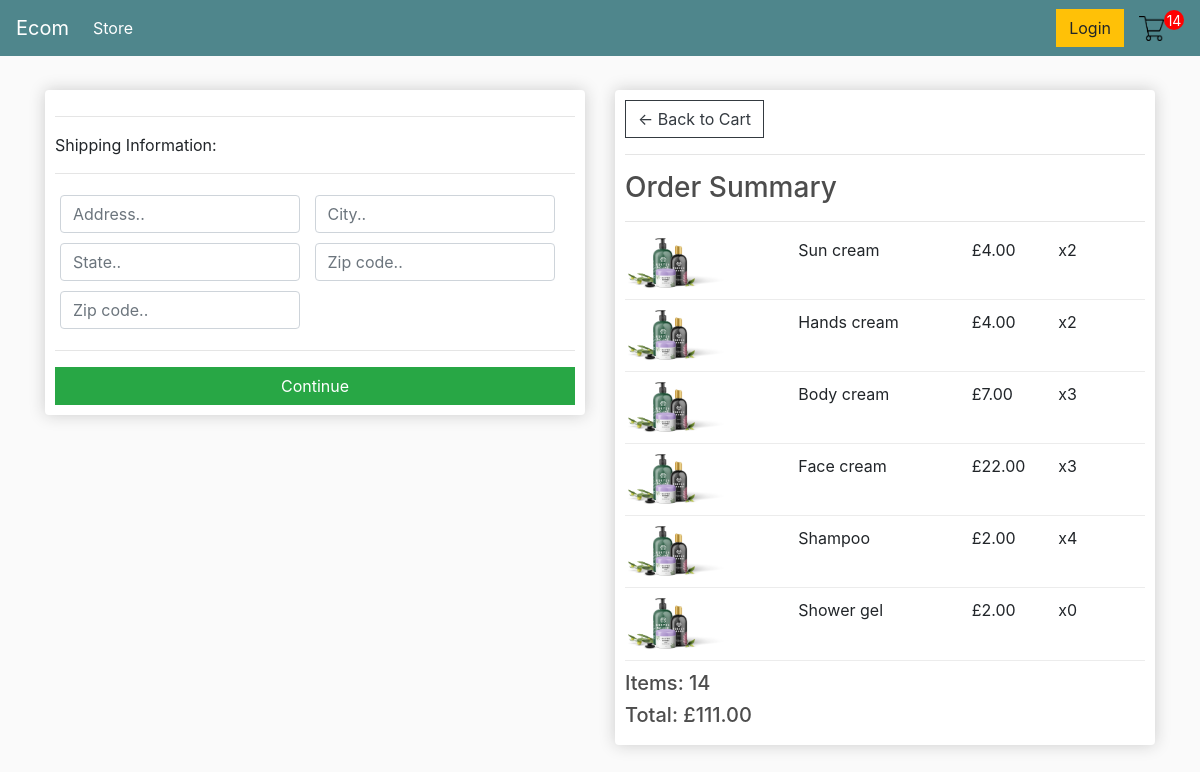
/checkout/ (signed in), run on an earlier commit of the app's database.
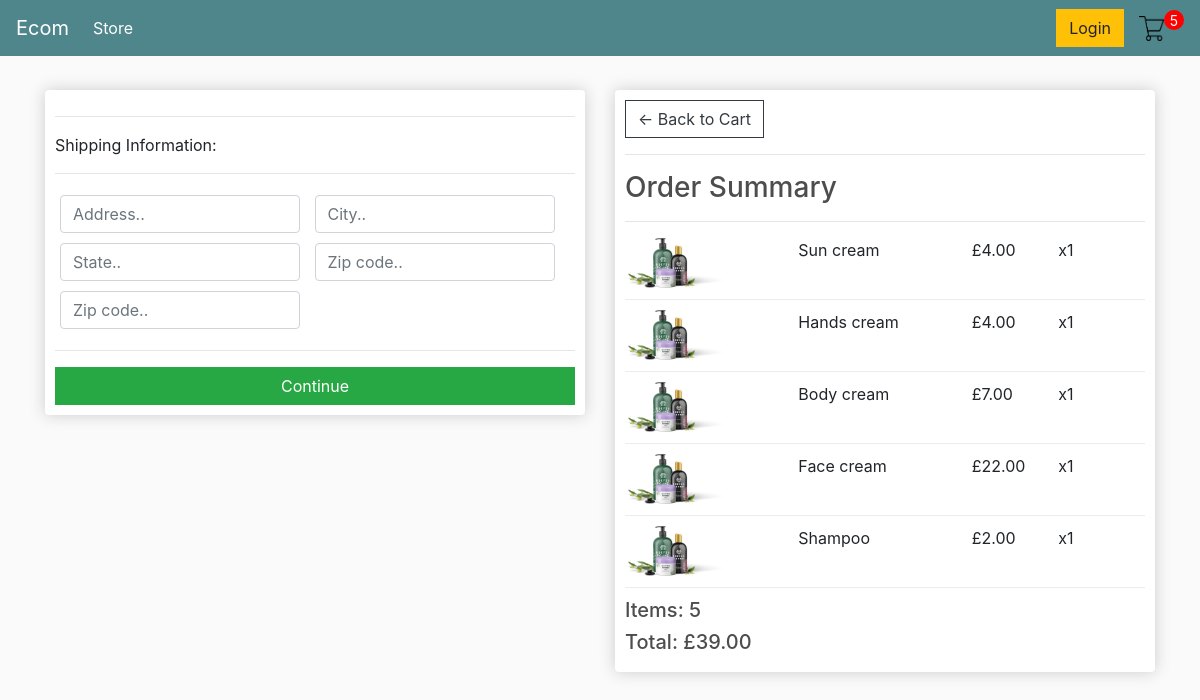
And on a later commit of the database.
### store/models.py (models this page shows, shortened)
class OrderItem(models.Model):
    product = models.ForeignKey(Product, on_delete=models.SET_NULL, null=True, blank=True)
    order = models.ForeignKey(Order, on_delete=models.SET_NULL, null=True, blank=True)
    quantity = models.IntegerField(default=0, null=True, blank=True)
    date_added = models.DateTimeField(auto_now_add=True)
    @property
    def get_total(self):
        total = self.product.price * self.quantity
        return total

class Product(models.Model):
    name = models.CharField(max_length=200, null=True)
    price = models.FloatField()
    digital = models.BooleanField(default=False, null=True, blank=False)
    image = models.ImageField(null=True, blank=True)

class Order(models.Model):
    customer = models.ForeignKey(Customer, on_delete=models.SET_NULL, null=True, blank=True)
    date_ordered = models.DateTimeField(auto_now_add=True)
    complete = models.BooleanField(default=False, blank=False)
    transaction_id = models.CharField(max_length=100, null=True)
    @property
    def shipping(self):
        shipping = False
        orderitems = self.orderitem_set.all()
        for i in orderitems:
            if i.product.digital == False:
                shipping = True
        return shipping
    @property
    def get_cart_total(self):
        orderitems = self.orderitem_set.all()
        total = sum([item.get_total for item in orderitems])
        return total
    @property
    def get_cart_items(self):
        orderitems = self.orderitem_set.all()
        total = sum([item.quantity for item in orderitems])
        return total

### store/views.py (the view)
# urls.py: path('checkout/', views.checkout, name="checkout"),
def checkout(request):
	if request.user.is_authenticated:
		customer = request.user.customer
		order, created = Order.objects.get_or_create(customer=customer, complete=False)
		items = order.orderitem_set.all()
		cartItems = order.get_cart_items
	else:
		items = []
		order = {'get_cart_total':0, 'get_cart_items':0, 'shipping':False}
		cartItems = order['get_cart_items']
	context = {'items':items, 'order':order, 'cartItems':cartItems}
	return render(request, 'store/checkout.html', context)

### store/templates/store/checkout.html (shortened to what this page needs)
{% extends 'store/main.html' %}
{% load static %}
{% block content %}
     <div class="row">
		<div class="col-lg-6">
			<div class="box-element" id="form-wrapper">
				<form id="form">
					<div id="shipping-info">
						<hr>
						<p>Shipping Information:</p>
						<hr>
						<div class="form-field">
							<input class="form-control" type="text" name="address" placeholder="Address..">
						</div>
						<div class="form-field">
							<input class="form-control" type="text" name="city" placeholder="City..">
						</div>
						<div class="form-field">
							<input class="form-control" type="text" name="state" placeholder="State..">
						</div>
						<div class="form-field">
							<input class="form-control" type="text" name="zipcode" placeholder="Zip code..">
						</div>
						<div class="form-field">
							<input class="form-control" type="text" name="country" placeholder="Zip code..">
						</div>
					</div>
					<hr>
					<input id="form-button" class="btn btn-success btn-block" type="submit" value="Continue">
				</form>
			</div>
			<br>
		</div>
		<div class="col-lg-6">
			<div class="box-element">
				<a  class="btn btn-outline-dark" href="{% url 'cart' %}">&#x2190; Back to Cart</a>
				<hr>
				<h3>Order Summary</h3>
				<hr>
				{% for item in items %}
				<div class="cart-row">
					<div style="flex:2"><img class="row-image" src="{% static 'images/item.png' %}"></div>
					<div style="flex:2"><p>{{item.product.name}}</p></div>
					<div style="flex:1"><p>£{{item.product.price|floatformat:2}}</p></div>
					<div style="flex:1"><p>x{{item.quantity}}</p></div>
				</div>
				{% endfor %}
				<h5>Items:   {{order.get_cart_items}}</h5>
				<h5>Total:   £{{order.get_cart_total|floatformat:2}}</h5>
			</div>
		</div>
	</div>
{% endblock content %}

What changed in the data, as far as the page shows it:
removed OrderItem: product.name "Shower gel", product.price "2.00", quantity "0"
changed OrderItem "Sun cream": quantity "2" → "1"
changed OrderItem "Hands cream": quantity "2" → "1"
changed OrderItem "Body cream": quantity "3" → "1"
changed OrderItem "Face cream": quantity "3" → "1"
changed OrderItem "Shampoo": quantity "4" → "1"
changed through a linked row, Order: get_cart_items "14" → "5"; get_cart_total "111.00" → "39.00"
Also different on the page:
{{ cartItems }}: "14" → "5"
